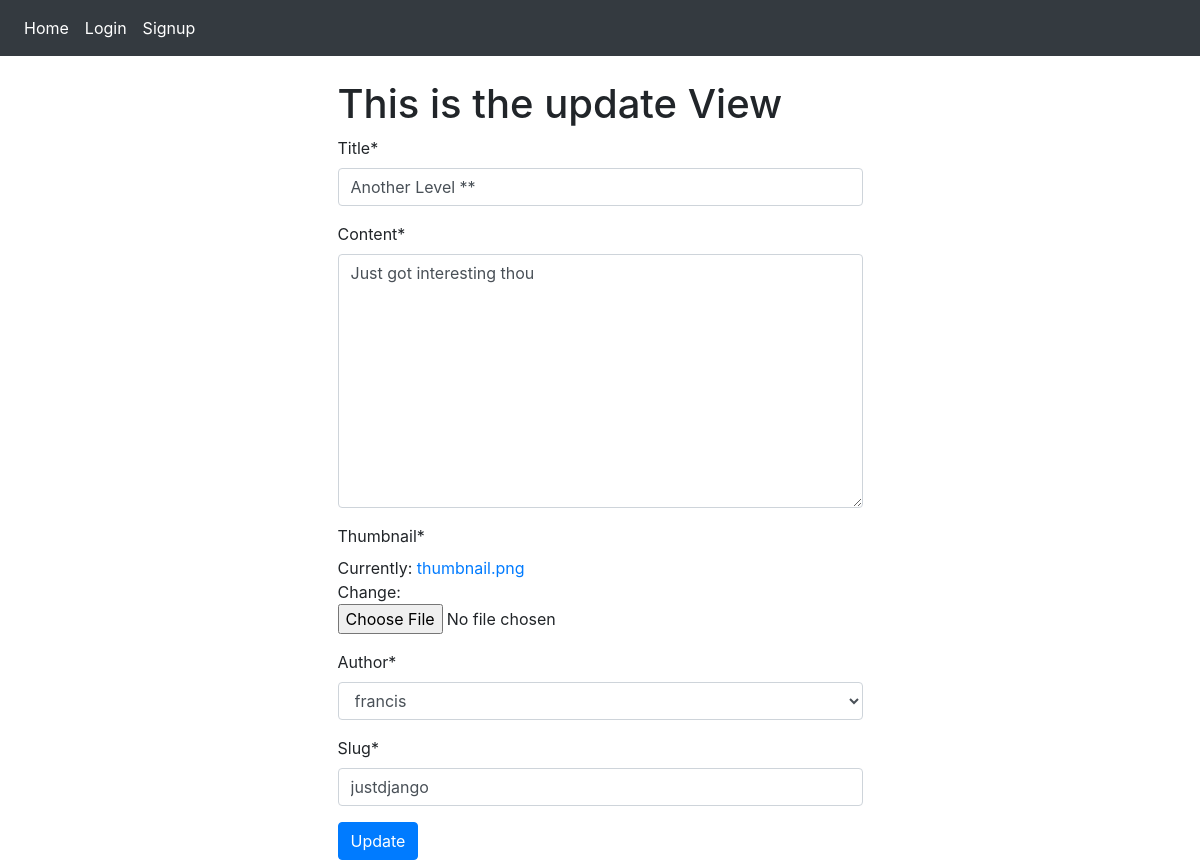
/justdjango/update/, run on an earlier commit of the app's database.
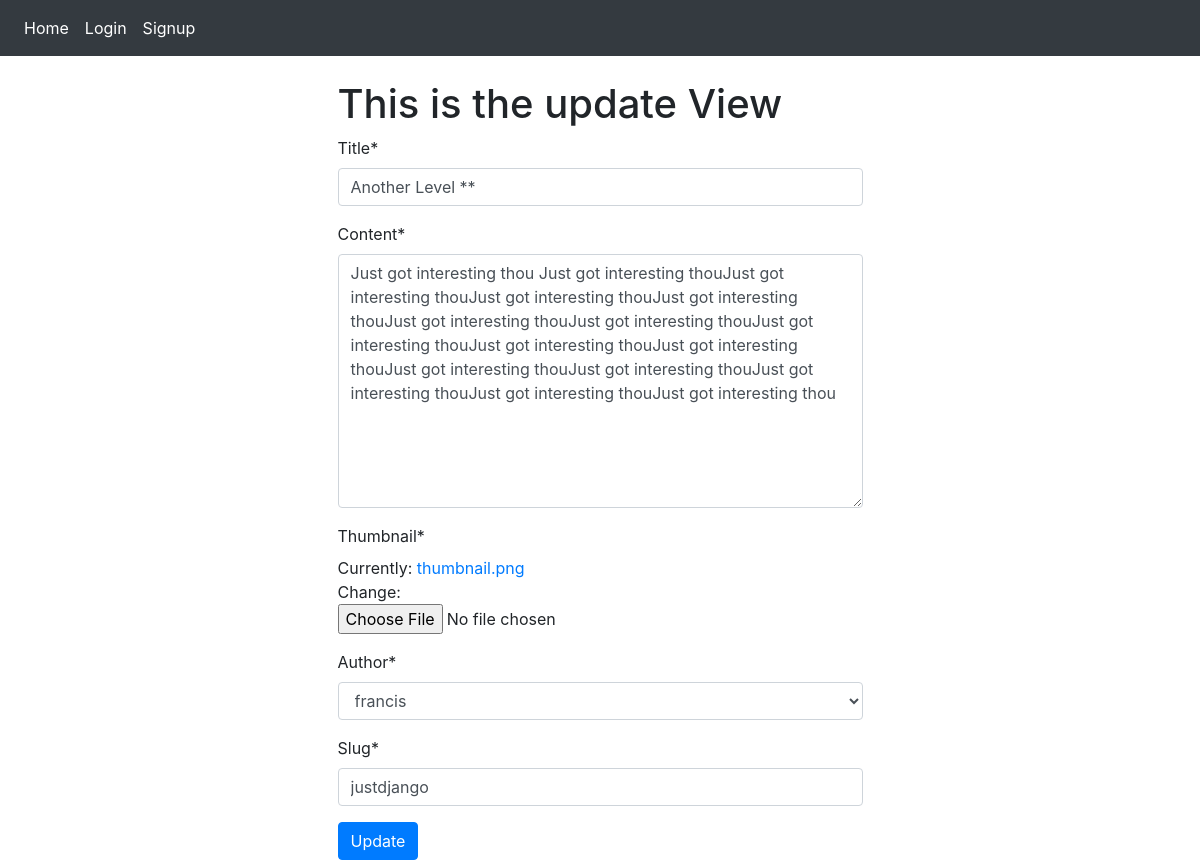
And on a later commit of the database.
### posts/models.py (models this page shows, shortened)
class Post(models.Model):
    title = models.CharField(max_length=100)
    content = models.TextField()
    thumbnail = models.ImageField()
    publish_date = models.DateTimeField(auto_now_add=True)
    last_updated = models.DateTimeField(auto_now=True)
    author = models.ForeignKey(User, on_delete=models.CASCADE)
    slug = models.SlugField()

### posts/views.py (the view)
# urls.py: path('<slug>/update/', PostUpdateView.as_view(), name='update'),
class PostUpdateView(UpdateView):
    model = Post
    form_class = PostForm
    success_url = '/'
    def get_context_data(self, **kwargs):
        context = super().get_context_data(**kwargs)
        context.update({
            'view_type': 'update'
        })
        return context

### posts/forms.py
class PostForm(forms.ModelForm):
    class Meta:
        model = Post
        fields = ('__all__')

### posts/models.py (called while the page is built)
    def __str__(self):
        return self.username

### templates/posts/post_form.html (shortened to what this page needs)
{% extends 'base.html' %}
{% block content %}
{% load crispy_forms_tags %}
<div class="container">
    <div class="col-md-6 offset-md-3">
        <h1>This is the {{ view_type }} View</h1>
        <form method="POST" enctype="multipart/form-data">
            {{ form|crispy }}
            <button  class="btn btn-primary" type="submit">{{ view_type|title }}</button>
        </form>
    </div>
</div>
{% endblock content %}

What changed in the data, as far as the page shows it:
changed Post "Another Level **": content "Just got interesting thou" → "Just got interesting thou Just got interesting thouJust got interesting thouJust got interesting thouJust got interesting thouJust got interesting thouJust got interesting thouJust got interesting thouJust got interesting thouJust got interesting thouJust got interesting thouJust got interesting thouJust got interesting thouJust got interesting thouJust got interesting thou"
